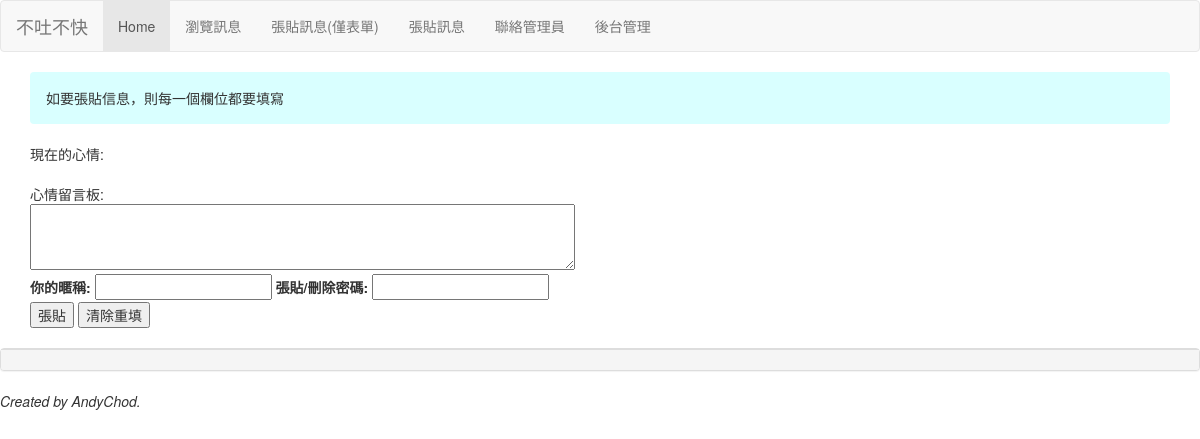
/blog/post/, run on an earlier commit of the app's database.
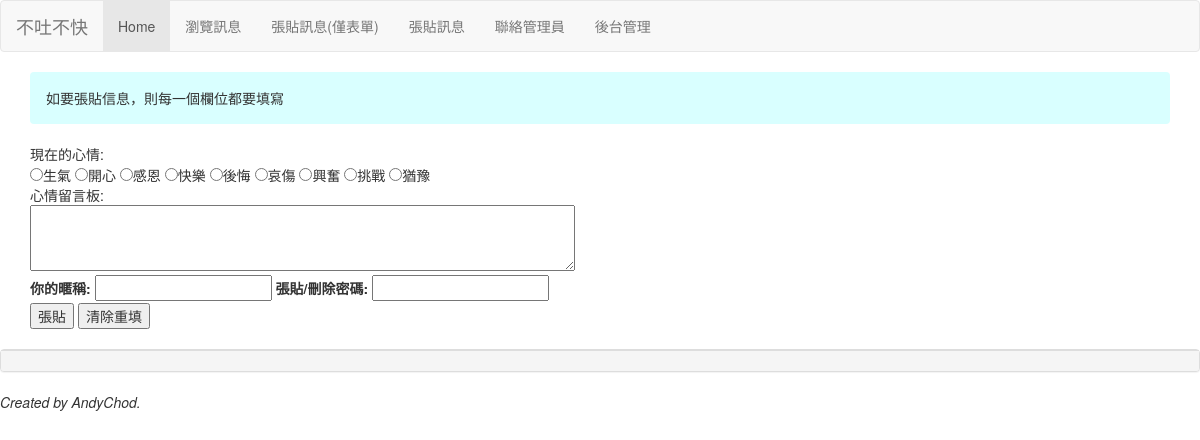
And on a later commit of the database.
### mainsite/models.py (models this page shows, shortened)
class Mood(models.Model):
    status = models.CharField(max_length=10, null=False)

### mainsite/views.py (the view)
# urls.py: path('post/', views.blog_posting),
def blog_posting(request):
    moods = models.Mood.objects.all()
    try:
        user_id = request.POST['user_id']
        user_pass = request.POST['user_pass']
        user_post = request.POST['user_post']
        user_mood = request.POST['mood']
    except:
        user_id = None
        message = '如要張貼信息，則每一個欄位都要填寫'
    if user_id != None:
        mood = models.Mood.objects.get(status=user_mood)
        post = models.MoodPost.objects.create(mood=mood, nickname=user_id, del_pass=user_pass, message=user_post)
        post.save()
        message = '成功儲存，請記得你的編輯密碼[{}]! 訊息需經審查後才會顯示。'.format(user_pass)
    return render(request, 'blog/posting.html', locals())

### templates/blog/posting.html (shortened to what this page needs)
{% extends "blog/base.html" %}
{% block tvname %}不吐不快{% endblock %}
{% block content %}
<div class="container">
    {% if message %}
    <div class="row">
        <div class="col-md-12">
            <div class="alert alert-waring" style="background-color:#D9FFFF;">{{ message }}</div>
        </div>
    </div>
    {% endif %}
    <form name="my form" action="" method="POST">
        現在的心情:<br>
        {% for m in moods %}
        <input type="radio" name="mood" value="{{ m.status }}">{{ m.status }}
        {% endfor %}
        <br>
        心情留言板:<br>
        <textarea name="user_post" rows=3 cols=70></textarea><br>
        <label for="'user_id">你的暱稱:</label>
        <input id="user_id" type="text" name="user_id">
        <label for="user_pass">張貼/刪除密碼:</label>
        <input id="user_pass" type="password" name="user_pass"><br>
        <input type="submit" value="張貼">
        <input type="reset" value="清除重填">
    </form>
</div>
<br>
{% endblock %}

What changed in the data, as far as the page shows it:
added Mood: status "生氣"
added Mood: status "開心"
added Mood: status "感恩"
added Mood: status "快樂"
added Mood: status "後悔"
added Mood: status "哀傷"
added Mood: status "興奮"
added Mood: status "挑戰"
added Mood: status "猶豫"
